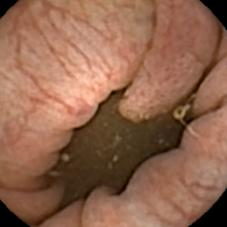
#> input picture segmentation/data/test/raw/06369.jpg, 227 x 227 px, found by its file name; its folder holds 4 pictures in this run
$ python grayscale.py
#> lines starting #> are read from the running program, lines starting #| are printed output that depends on the picture
import os

from PIL import Image, ImageOps

for file in os.listdir("images/raw"):
    image = Image.open("images/raw/" + file)
#> image is the input picture: PIL image 227x227 RGB; mean R, G, B 144.7, 100.9, 78.2
    image = ImageOps.grayscale(image)
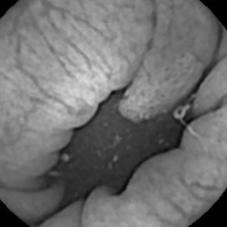
#> image: PIL image 227x227 L; min 0, max 217, mean 111.4
    image.save("images/grayscale-raw/" + file, "JPEG")
#> pass 2 of the loop `for file in os.listdir("images/raw"):`:
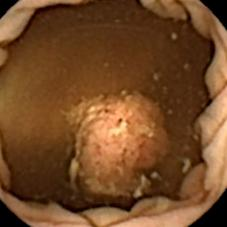
#> input picture segmentation/data/test/raw/06444.jpg, 227 x 227 px, found by its file name
#> image is the input picture: PIL image 227x227 RGB; mean R, G, B 115, 73.3, 38.7
#> `image = ImageOps.grayscale(image)`:
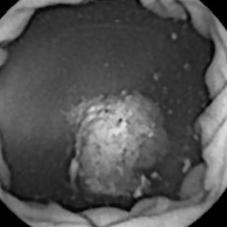
#> image: PIL image 227x227 L; min 0, max 227, mean 81.8
#> pass 3 of the loop `for file in os.listdir("images/raw"):`:
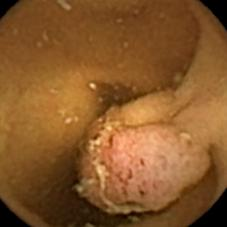
#> input picture segmentation/data/test/raw/06454.jpg, 227 x 227 px, found by its file name
#> image is the input picture: PIL image 227x227 RGB; mean R, G, B 134.4, 87.5, 42.4
#> `image = ImageOps.grayscale(image)`:
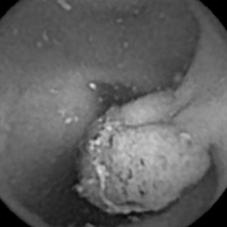
#> image: PIL image 227x227 L; min 0, max 220, mean 96.4
#> the loop made 4 passes; the first 3 are shown
